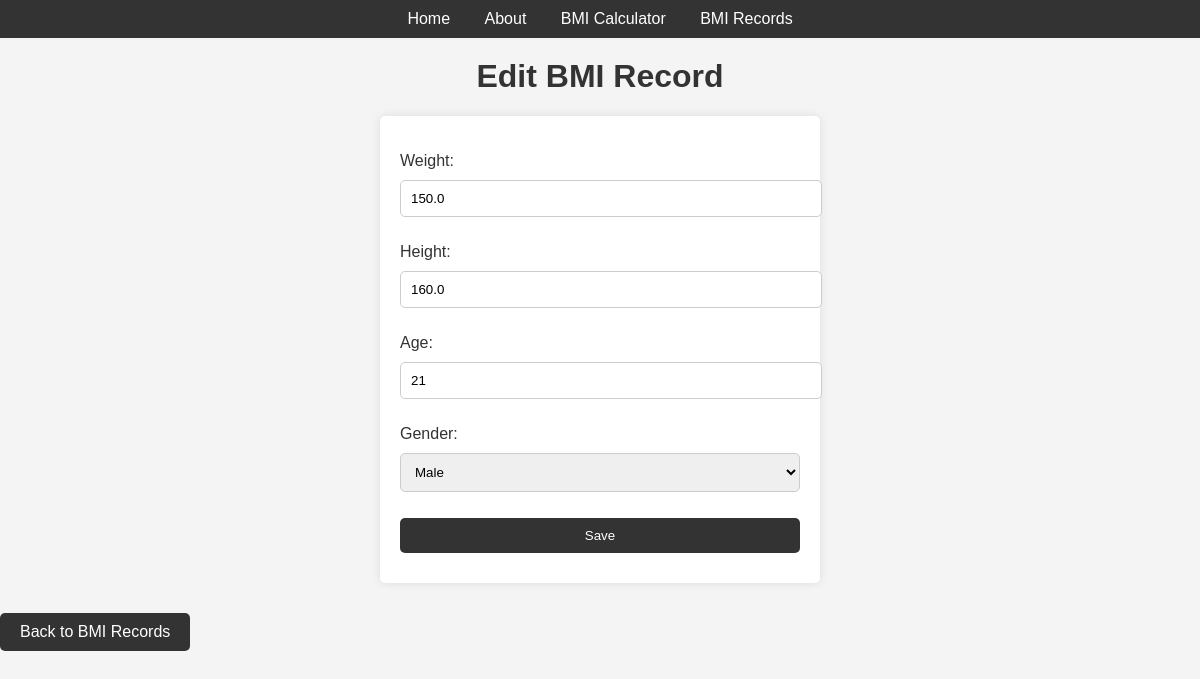
The app's page /bmi_records/18/edit/ with its own data.
### App/models.py (models this page shows, shortened)
class BMIRecord(models.Model):
    GENDER_CHOICES = [
        ('M', 'Male'),
        ('F', 'Female'),
    ]
    weight = models.FloatField()
    height = models.FloatField()
    age = models.IntegerField(default=30)
    gender = models.CharField(max_length=1, choices=GENDER_CHOICES)
    bmi = models.FloatField()
    bmi_category = models.CharField(max_length=20, blank=True)
    date = models.DateTimeField(auto_now_add=True)

### App/views.py (the view, shortened to what this page needs)
# urls.py: path('bmi_records/<int:pk>/edit/', BMIRecordUpdateView.as_view(), name='bmi_update'),
class BMIRecordUpdateView(UpdateView):
    model = BMIRecord
    fields = ['weight', 'height', 'age', 'gender']
    template_name = 'apps/bmi_record_update.html'

### App/templates/apps/bmi_record_update.html (shortened to what this page needs)
{% extends 'apps/base.html' %}
{% load static %}
{% block content %}
    <h1>Edit BMI Record</h1>
    <form method="post">
        {{ form.as_p }}
        <input type="submit" value="Save">
    </form>
    <a href="{% url 'bmi_record_list' %}" class="button">Back to BMI Records</a>
{% endblock content %}

### App/static/css/base.css (style rules this page uses)
body { font-family: Arial, sans-serif; background-color: #f4f4f4; margin: 0; padding: 0; }
h1 { color: #333; text-align: center; margin-top: 20px; }
form { background-color: #fff; padding: 20px; margin: 20px auto; border-radius: 5px; box-shadow: 0 0 10px rgba(0, 0, 0, 0.1); max-width: 400px; }
form label { display: block; margin-bottom: 10px; color: #333; }
form input[type="number"], form input[type="submit"], form select { width: 100%; padding: 10px; margin-bottom: 10px; border: 1px solid #ccc; border-radius: 5px; }
form input[type="submit"] { background-color: #333; color: #fff; border: none; cursor: pointer; }
a.button { display: inline-block; padding: 10px 20px; margin: 10px 0; background-color: #333; color: #fff; text-decoration: none; border-radius: 5px; }

### records on screen
BMIRecord: weight "150.0", height "160.0", age "21", gender "Male"
